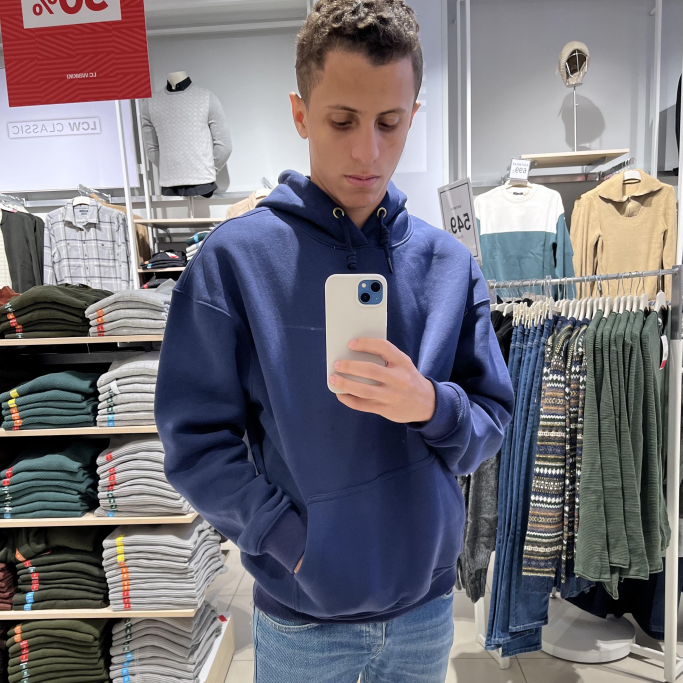
#> input picture mo.jpg, 2047 x 2048 px, found by its file name (shown at 1/3 size)
$ python session13Monrophicl.py
#> lines starting #> are read from the running program, lines starting #| are printed output that depends on the picture; after the words box and inside, x2 and y2 are one past the last pixel; in counts of white or black regions, pixels touching at a corner belong together
import numpy as np
import cv2
import matplotlib.pyplot as plt
# import tensorflow as tf

img = cv2.imread('mo.jpg',0)
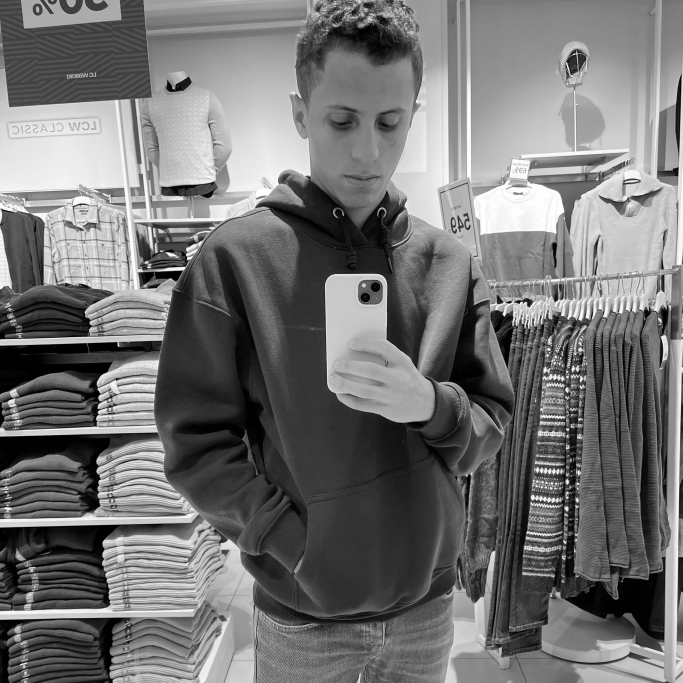
#> img: shape (2048, 2047) (shown at 1/3 size); min 0, max 255, mean 115.6
_, mask = cv2.threshold(img,220,255,cv2.THRESH_BINARY_INV)
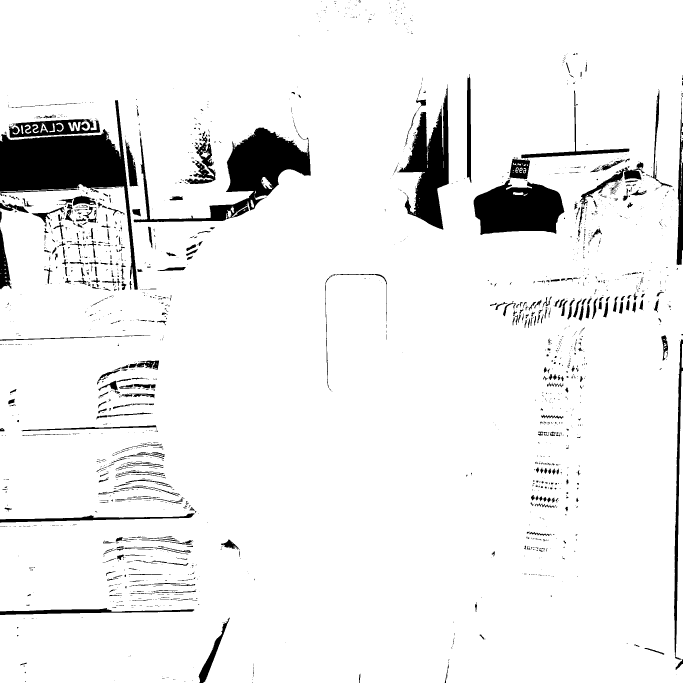
#> mask: shape (2048, 2047) (shown at 1/3 size); 93.2% white; 2236 black regions (1745 under 20 px), largest, box (x1, y1, x2, y2) and area: (0, 300, 414, 869) 61779, (401, 383, 932, 667) 41206, (1421, 539, 1693, 705) 32714


# img = cv2.resize(img,(556,556))
kernel = np.ones([5,5],np.uint8)
dilation = cv2.dilate(mask,kernel,iterations=2)
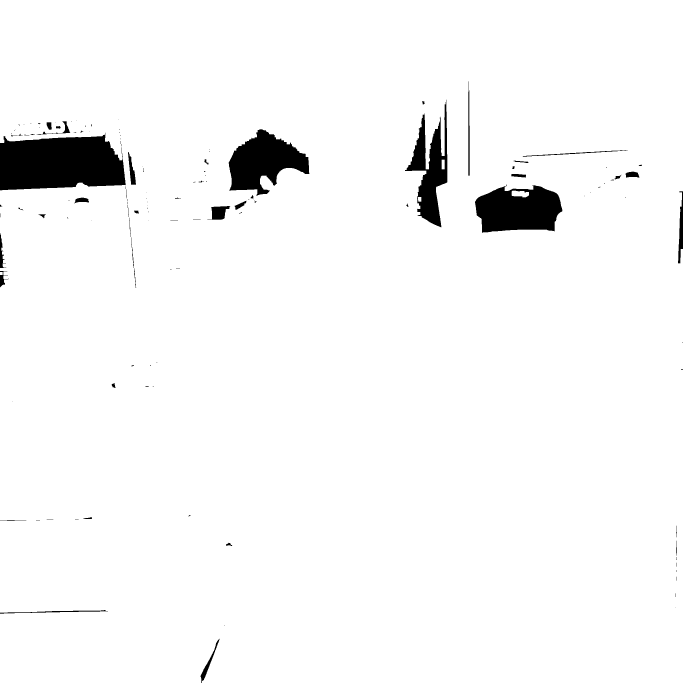
#> dilation: shape (2048, 2047) (shown at 1/3 size); 96.6% white; 127 black regions (75 under 20 px), largest, box (x1, y1, x2, y2) and area: (0, 398, 377, 571) 52383, (1425, 553, 1687, 698) 28211, (686, 388, 928, 587) 26834
erosion = cv2.erode(mask,kernel,iterations=2)
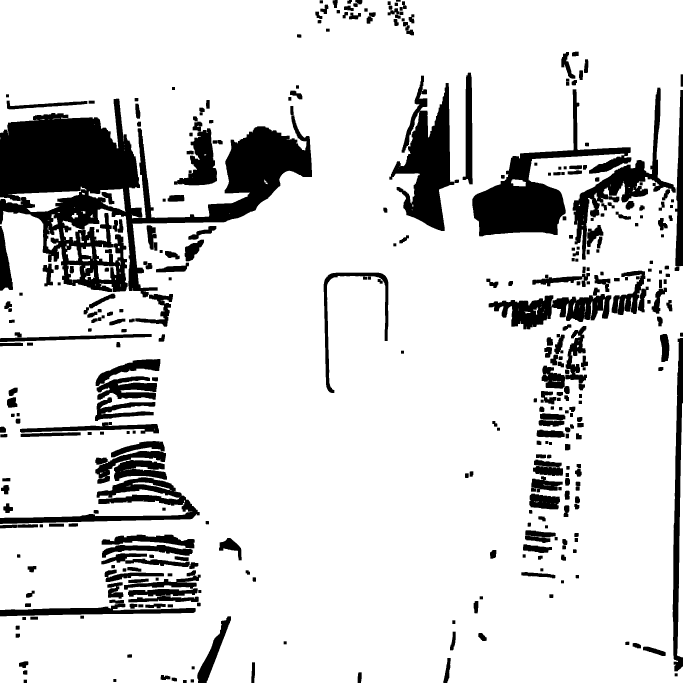
#> erosion: shape (2048, 2047) (shown at 1/3 size); 85% white; 377 black regions, largest, box (x1, y1, x2, y2) and area: (0, 296, 936, 892) 194554, (1417, 268, 1894, 709) 52789, (1168, 227, 1363, 693) 42129
opening = cv2.morphologyEx(mask,cv2.MORPH_OPEN,kernel,iterations=2)
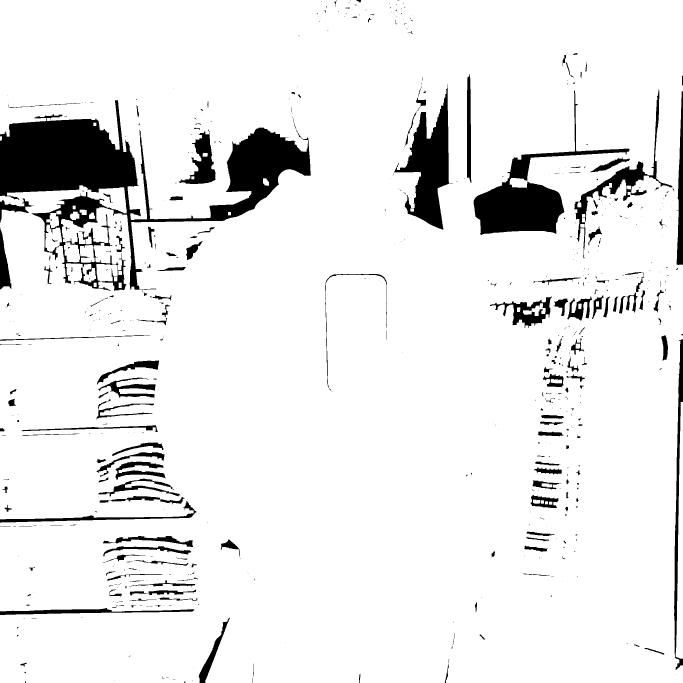
#> opening: shape (2048, 2047) (shown at 1/3 size); 91.7% white; 654 black regions (444 under 20 px), largest, box (x1, y1, x2, y2) and area: (0, 300, 932, 877) 143410, (1421, 272, 1888, 705) 40765, (1182, 253, 1359, 689) 30893
closing = cv2.morphologyEx(mask,cv2.MORPH_CLOSE,kernel,iterations=2) # the best choice
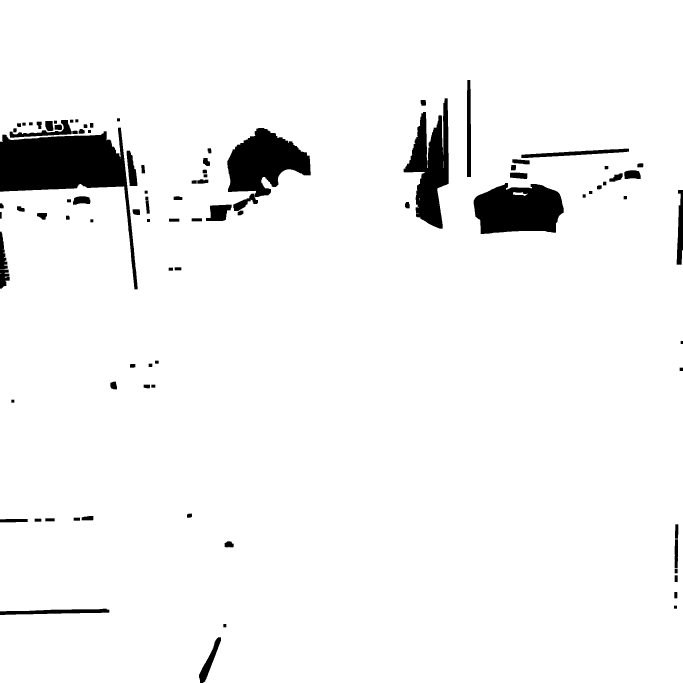
#> closing: shape (2048, 2047) (shown at 1/3 size); 95.3% white; 94 black regions, largest, box (x1, y1, x2, y2) and area: (0, 383, 413, 868) 60465, (1421, 549, 1691, 702) 32347, (682, 384, 932, 591) 31266


closing = cv2.resize(closing,(512,512))
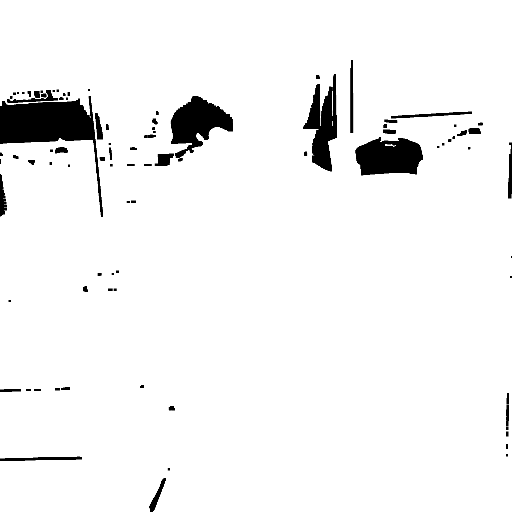
#> closing: shape (512, 512); min 0, max 255, mean 243

cv2.imshow('image',closing)

cv2.waitKey(0)
cv2.destroyAllWindows()
